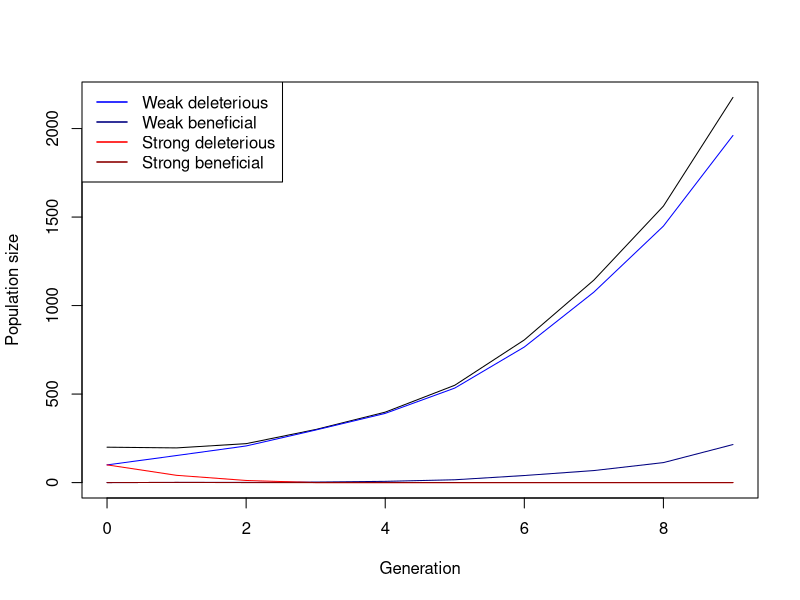

Write the R code that produced this figure.
## ---- chunk 1
# Function for simulating one Generation in the Population
simulate_one_gen <- function(N_wd, N_wb, N_sd, N_sb, decay_rate_wm, decay_rate_sm, s_wm, s_sm, m_rate_wm, m_rate_sm) {
  
  # draw Offspring according to Poisson Distribution
  offsp_wd <- rpois(1, N_wd * (1-decay_rate_wm-s_wm))
  offsp_wb <- rpois(1, N_wb * (1-decay_rate_wm+s_wm))
  offsp_sd <- rpois(1, N_sd * (1-decay_rate_sm-s_sm))
  offsp_sb <- rpois(1, N_sb * (1-decay_rate_sm+s_sm))
  # draw changing Mutants according to Poisson Distribution
  mut_wd_to_wb <- rpois(1, offsp_wd * m_rate_wm)
  mut_sd_to_sb <- rpois(1, offsp_sd * m_rate_sm)
  mut_wb_to_wd <- rpois(1, offsp_wb * m_rate_wm)
  mut_sb_to_sd <- rpois(1, offsp_sb * m_rate_sm)
  
  # determine new Population Sizes of all four Mutants (2 versions of weak Mutations   and 2   versions of strong Mutations)
  N_wd_new <- max(offsp_wd - mut_wd_to_wb, 0)+(offsp_wd + mut_wb_to_wd)
  N_wb_new <- max(offsp_wb - mut_wb_to_wd, 0)+(offsp_wb + mut_wd_to_wb)
  N_sd_new <- max(offsp_sd - mut_sd_to_sb, 0)+(offsp_sd + mut_sb_to_sd)
  N_sb_new <- max(offsp_sb - mut_sb_to_sd, 0)+(offsp_sb + mut_sd_to_sb)
  
 return(c(N_wd_new, N_wb_new, N_sd_new, N_sb_new))
}
# Test the Function
print(simulate_one_gen(N_wd=50, N_wb=0, N_sd=50, N_sb=0, decay_rate_wm=0.1, decay_rate_sm=0.2, s_wm=0.2, s_sm=0.4, m_rate_wm=0.1, m_rate_sm=0.1))
## ---- chunk 2
# Simulation runs until the 100th Generation
max_gen=1000
simulate_pop <- function(init_wd, init_wb,  init_sd, init_sb, decay_rate_wm, decay_rate_sm, s_wm, s_sm, m_rate_wm, m_rate_sm, max_gen) {
  # Create the Vector in which to save the Results
  pop_vector <- c(init_wd,init_wb, init_sd, init_sb)
  # initiate the variables
  pop_new <- c(init_wd, init_wb, init_sd, init_sb)
  
  # run the Simulation until Generation max_gen
  for (i in 1:(max_gen + 1)) {
    # redefine the current Population one Generation later
    pop_new <- simulate_one_gen(pop_new[1],pop_new[2],pop_new[3],pop_new[4], decay_rate_wm, decay_rate_sm, s_wm, s_sm, m_rate_wm, m_rate_sm)
    # add the new Population Sizes to the Output Vector
    pop_vector <- rbind(pop_vector,pop_new)
    # Condition to stop the Simulation before max_gen: either the Population exceeds 1.5         Times the Original Population Size, or it goes extinct
    if ((sum(pop_new) >= 10 * sum(c(init_wd, init_wb, init_sd, init_sb))) || sum(pop_new) == 0)
      break

}
  
  # Define the Row and Column Names of the Output Vector
  rownames(pop_vector) <- (0:max_gen)[1:length(pop_vector[,1])] # Note that the Vector has to be cut if the Simulation stopped early
  colnames(pop_vector) <- c("wd","wb", "sd", "sb")
  # return the Result
  return(pop_vector)	
}


# Test the Function and plot the Result
# set max_gen to a Value to be used througout
max_gen <- 1000
# create your Simulation Data
output <- simulate_pop(init_wd=100, init_wb=0,  init_sd=100, init_sb=0, decay_rate_wm=0.2, decay_rate_sm=0.4, s_wm=0.1, s_sm=0.4, m_rate_wm=0.01, m_rate_sm=0.1,max_gen)
# show the last few Lines of the Data Table
print(tail(output))
# plot the Output - note that the Plot Range and the x Axis have to be adjusted based on the Length of the Table
# determine x axis Range 
x_range <- 0:(length(output[,1])-1)
# this plots the total Population Size
plot(x_range,output[,1]+output[,2]+output[ ,3]+output[ ,4],type='l',ylim=c(0,max(output[,1]+output[,2]+output[ ,3]+output[ ,4])),xlab =  "Generation",ylab = "Population size")
# add Number of wd Individuals
lines(x_range,output[,1], col="blue")
# add Number of wb Individuals
lines(x_range,output[,2], col="navyblue")
# add Number of sd Individuals
lines(x_range,output[,3], col="red")
# add Number of sb Individuals
lines(x_range,output[,4], col="darkred")
# add Legend
legend("topleft",
       legend=c("Weak deleterious","Weak beneficial","Strong deleterious","Strong beneficial"),
       col=c("blue","navyblue","red","darkred"), lty=1, lwd=1.5)
## ---- chunk 3
# set some Parameters to fixed Values
init_wd <- 50
init_wb <- 0
init_sd <- 50
init_sb <- 0
m_rate_wm <- 0.001
m_rate_sm <- 0.001
decay_rate_wm <- 0.1
decay_rate_sm <- 0.3
s_wm <- 0.2
s_sm <- 0.4
max_gen <- 1000
# determine how often to run the Simulation for each set of Parameters
no_replicates <- 100

# set Parameters to vary
s_values_wm <- c(0.2,0.3,0.4)
s_values_sm <- c(0.4,0.5,0.6)
m_values_wm <- c(0.01,0.05,0.1)
m_values_sm <- c(0.1,0.15,0.2)

# initialize Data Table - where to collect the Results
# initialize data table - where to collect the results
data_table <- c()
# run the simulation across all chosen parameters
# loop over decay rates
for(mval_wm in m_values_wm){
  for(mval_sm in m_values_sm){
    # loop over selection coefficients
    for(sval_wm in s_values_wm){
      for(sval_sm in s_values_sm){
        # different way of running many simulations: make replicates using "repeat" function with a        counter i
        # reset counter
        i<-1
        repeat {
          # increase counter by one
          i<-i+1
          # run the simulation once
          one_run <- simulate_pop(init_wd, init_wb, init_sd, init_sb,
                                  decay_rate_wm, decay_rate_sm,
                                  sval_wm, sval_sm, mval_wm, mval_sm, max_gen)
          # determine total population sizes
          total_size <- one_run[,1]+one_run[,2]+one_run[,3]+one_run[,4]
          # determine minimum population size
          N_end_wd <- one_run[nrow(one_run), "wd"]
          N_end_wb <- one_run[nrow(one_run), "wb"]
          N_end_sd <- one_run[nrow(one_run), "sd"]
          N_end_sb <- one_run[nrow(one_run), "sb"]
          
          total_end <- N_end_wd + N_end_wb + N_end_sd + N_end_sb
          # determine (first) generation at which this population size occurred
          freq_wd <- ifelse(total_end > 0, N_end_wd / total_end, 0)
          freq_wb <- ifelse(total_end > 0, N_end_wb / total_end, 0)
          freq_sd <- ifelse(total_end > 0, N_end_sd / total_end, 0)
          freq_sb <- ifelse(total_end > 0, N_end_sb / total_end, 0)
          # enter the data into the table
          data_table <- rbind(data_table,c(mval_wm,mval_sm,sval_wm,sval_sm,N_end_wd, N_end_wb, N_end_sd, N_end_sb,freq_wd, freq_wb, freq_sd,freq_sb)) # note that we add the varying       parameters (decay rate and selection coefficient) to the table too
          # stop the repeated computation after no_replicates times
          if(i>no_replicates) break
        }
      }
    }
  }
}
# define column names of data table
colnames(data_table) <- c("m_rate_wm","m_rate_sm","s_wm","s_sm","N_end_wd", "N_end_wb", "N_end_sd", "N_end_sb","fred_wd", "freq_wb", "freq_sd","freq_sb")
# show the first lines of the output
print(head(data_table))
print(tail(data_table))
